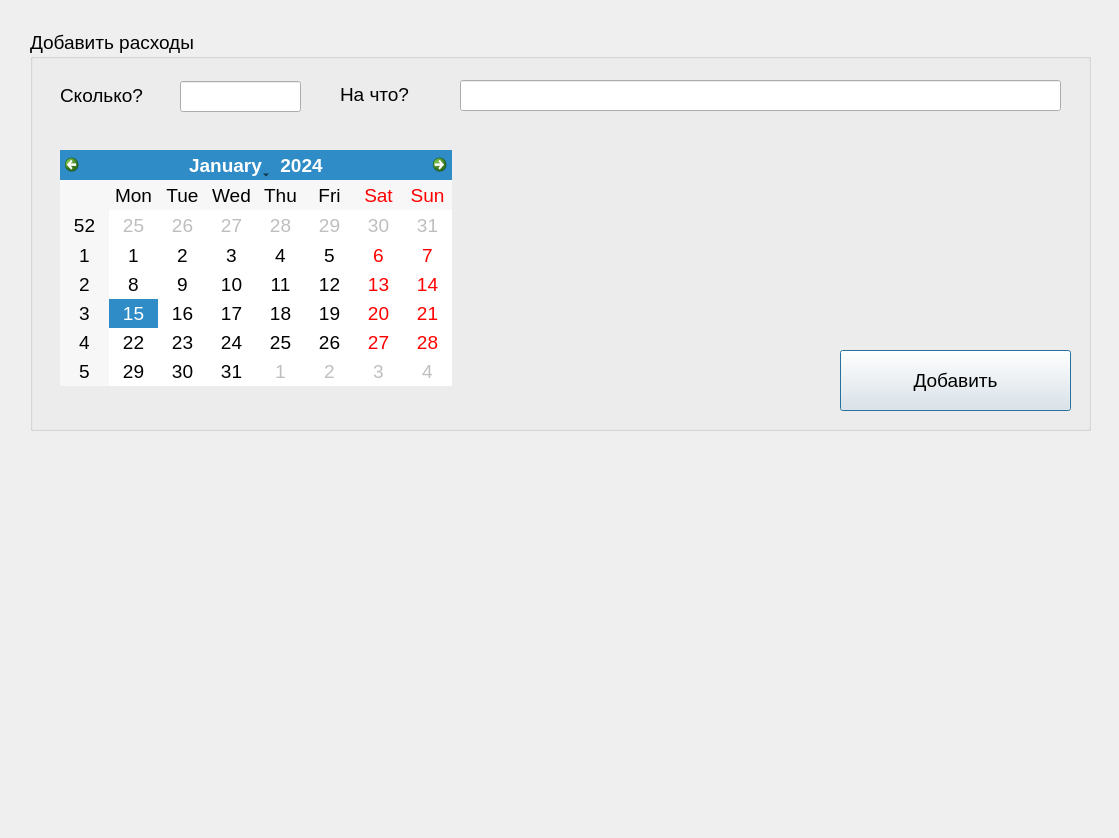
<?xml version="1.0" encoding="UTF-8"?>
<ui version="4.0">
 <class>Dialog</class>
 <widget class="QDialog" name="Dialog">
  <property name="geometry">
   <rect>
    <x>0</x>
    <y>0</y>
    <width>1119</width>
    <height>838</height>
   </rect>
  </property>
  <property name="windowTitle">
   <string>Dialog</string>
  </property>
  <widget class="QGroupBox" name="groupBox">
   <property name="geometry">
    <rect>
     <x>30</x>
     <y>30</y>
     <width>1061</width>
     <height>401</height>
    </rect>
   </property>
   <property name="font">
    <font>
     <pointsize>14</pointsize>
    </font>
   </property>
   <property name="title">
    <string>Добавить расходы</string>
   </property>
   <widget class="QPushButton" name="AddButton">
    <property name="geometry">
     <rect>
      <x>810</x>
      <y>320</y>
      <width>231</width>
      <height>61</height>
     </rect>
    </property>
    <property name="text">
     <string>Добавить</string>
    </property>
   </widget>
   <widget class="QLineEdit" name="Count">
    <property name="geometry">
     <rect>
      <x>150</x>
      <y>51</y>
      <width>121</width>
      <height>31</height>
     </rect>
    </property>
   </widget>
   <widget class="QLabel" name="label">
    <property name="geometry">
     <rect>
      <x>30</x>
      <y>50</y>
      <width>151</width>
      <height>31</height>
     </rect>
    </property>
    <property name="text">
     <string>Сколько?</string>
    </property>
   </widget>
   <widget class="QLineEdit" name="Target">
    <property name="geometry">
     <rect>
      <x>430</x>
      <y>50</y>
      <width>601</width>
      <height>31</height>
     </rect>
    </property>
   </widget>
   <widget class="QLabel" name="label_2">
    <property name="geometry">
     <rect>
      <x>310</x>
      <y>49</y>
      <width>151</width>
      <height>31</height>
     </rect>
    </property>
    <property name="text">
     <string>На что?</string>
    </property>
   </widget>
   <widget class="QCalendarWidget" name="calendarWidget">
    <property name="geometry">
     <rect>
      <x>30</x>
      <y>120</y>
      <width>392</width>
      <height>236</height>
     </rect>
    </property>
   </widget>
  </widget>
 </widget>
 <resources/>
 <connections/>
</ui>
